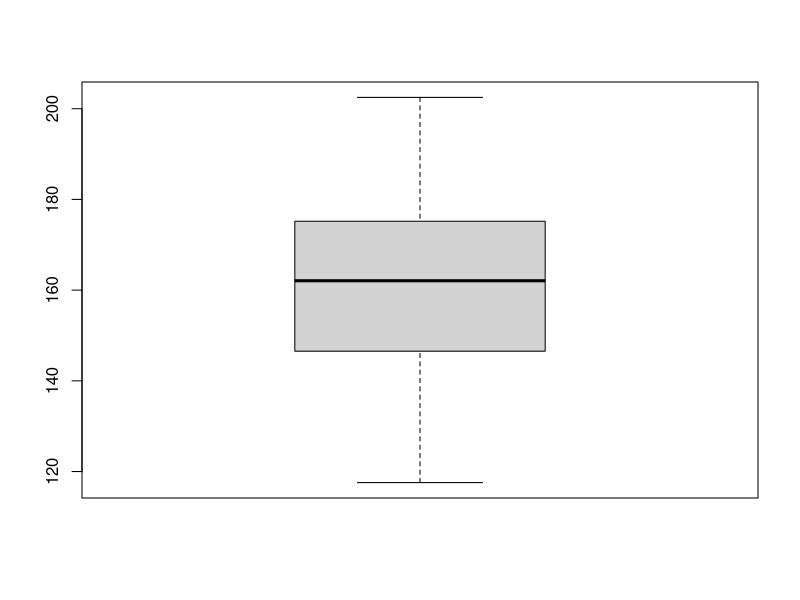
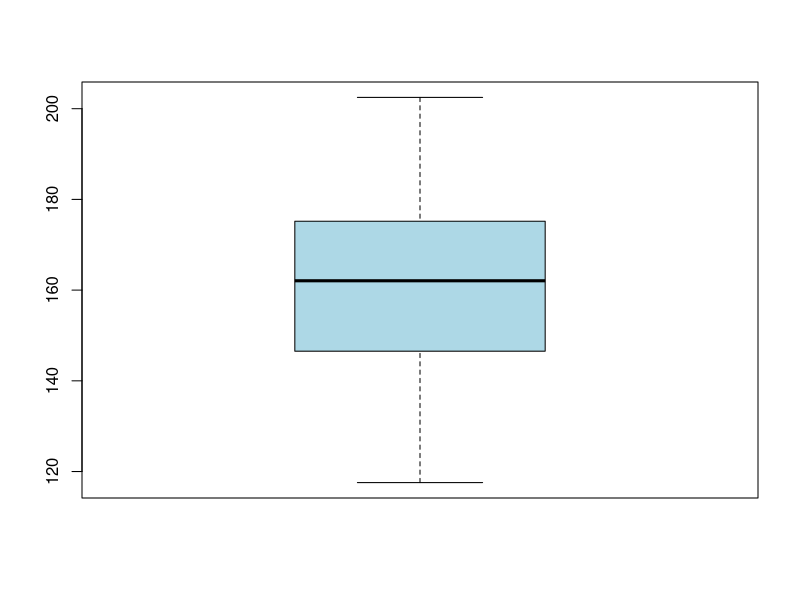
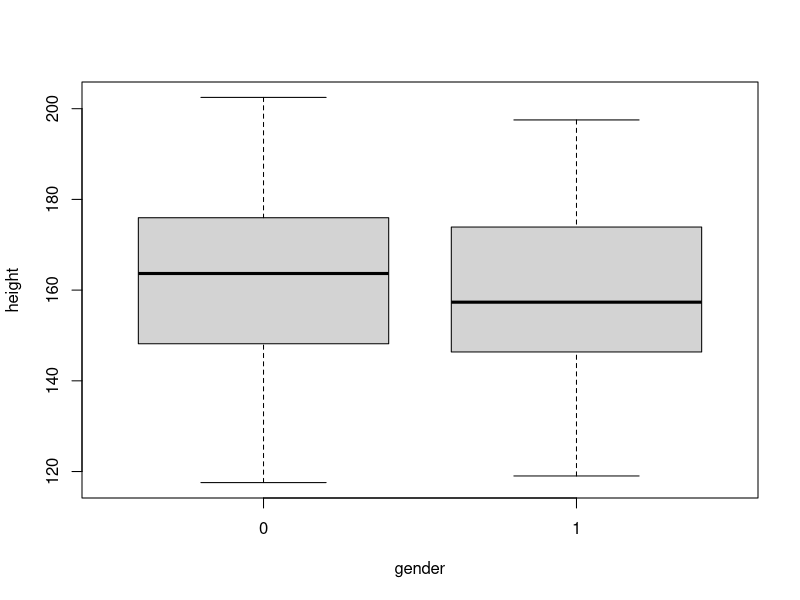

The R source for these figures, in order: (Note: this script raises an error after producing the figures.)
### Intro to R Script ###

# you can leave comments at the end of code lines using the "#" symbol
# run lines of code by having your cursor on the line and hitting ctrl+enter on a PC or command+enter on a mac
# you can run multiple lines of code by highlighting the lines and hitting ctrl+enter on a PC or command+enter on a mac

df<-read.csv("example_df.csv")          # Load the data set 
head(df)                                # View the first 6 lines of the data  set

df$age                                  # Use "$" to search for a variable within a data frame 
mean(df$age)                   
summary(df$age)                         # Get a summary of the "age" variable
sd(df$age)

df$gender
summary(df$gender)                      # Note how R is reporting a "mean" gender. Does this make sense?

df$gender<-as.factor(df$gender)         # Gender is a nominal variable! it needs to be specified as a factor
summary(df$gender)                      # ahh.. much better!

?t.test                                 # Question mark before a function pulls up the help file over here -->
t.test(weight~gender, data = df)        # Let's run a T-test
t.test(df$weight~df$gender)             # Note how this code gets exactly the same results - R has many ways to do the same thing

boxplot(df$height)                      # This makes a boxplot
boxplot(df$height, col = "lightblue")   # Same, but in blue
boxplot(height~gender, data = df)       # Boxplot by group

plot(height~age)                        # why didn't this work?
plot(height~age, data = df)             # Scatter plot
plot(height~age, data = df,             # Scatter plot, but fancy
     main = "Height vs Age", 
     xlab = "participant age", 
     ylab = "participant height")
abline(lm(height~age, data = df), col = "red")   # add a regression line to the plot with lm() and abline()
